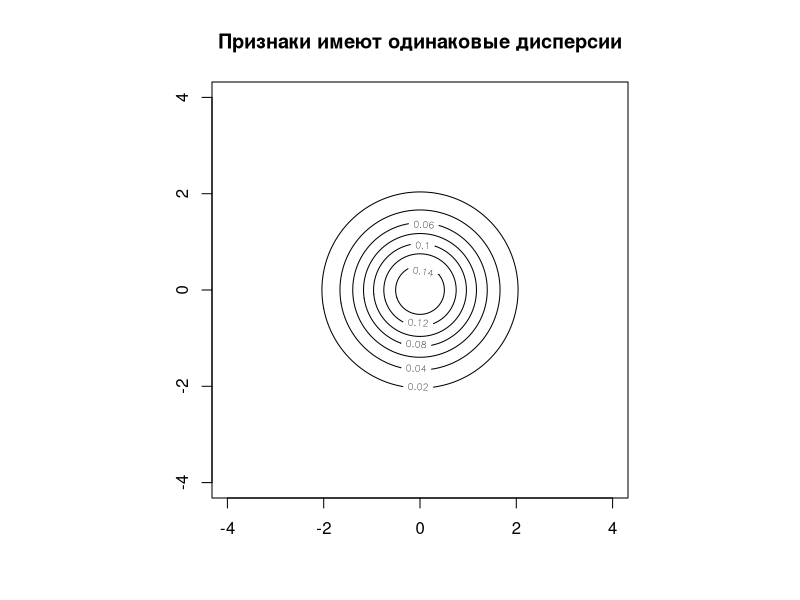

Here is the R script that generated this plot:
draw_lines <- function(mu, mtx, title) { #n-мерное гауссовское распределение
  a11 <- mtx[2,2]
  a12 <- mtx[1,2]
  a21 <- mtx[2,1]
  a22 <- mtx[1,1]
  
  det = det(mtx)
  
  A <- a22/det
  B <- a11/det
  C <- (-a12-a21)/det
  D <- (-2*a22*mu[1] + mu[2]*(a12+a21))/det
  E <- (-2*a11*mu[2] + mu[1]*(a12+a21))/det
  F <- (a22*mu[1]^2 + a11*mu[2]^2 - mu[1]*mu[2]*(a12+a21))/det
  
  N <- function(x,y) (1/(sqrt((2*pi)^2*det(mtx))))*exp((-1/2)*(x^2*A + y^2*B + x*y*C + x*D + y*E + F))
  
  x <- seq(-4, 4, 8/200)
  y <- seq(-4, 4, 8/200)
  z <- outer(x, y, N)
  
  par(pty="s")
  contour(x, y, z, main=title)
  
}  


draw_lines(c(0,0), matrix(c(1,0,0,1), 2, 2), title="Признаки имеют одинаковые дисперсии")
#draw_lines(c(0,0), matrix(c(1,1,0,1), nrow=2, ncol=2), title="Признаки коррелированы")
#draw_lines(c(0,0), matrix(c(3,0,0,1), nrow=2, ncol=2), title="Признаки некоррелированы")
#draw_lines(c(0,0), matrix(c(1,0,0,3), nrow=2, ncol=2), title="Признаки некоррелированы")
